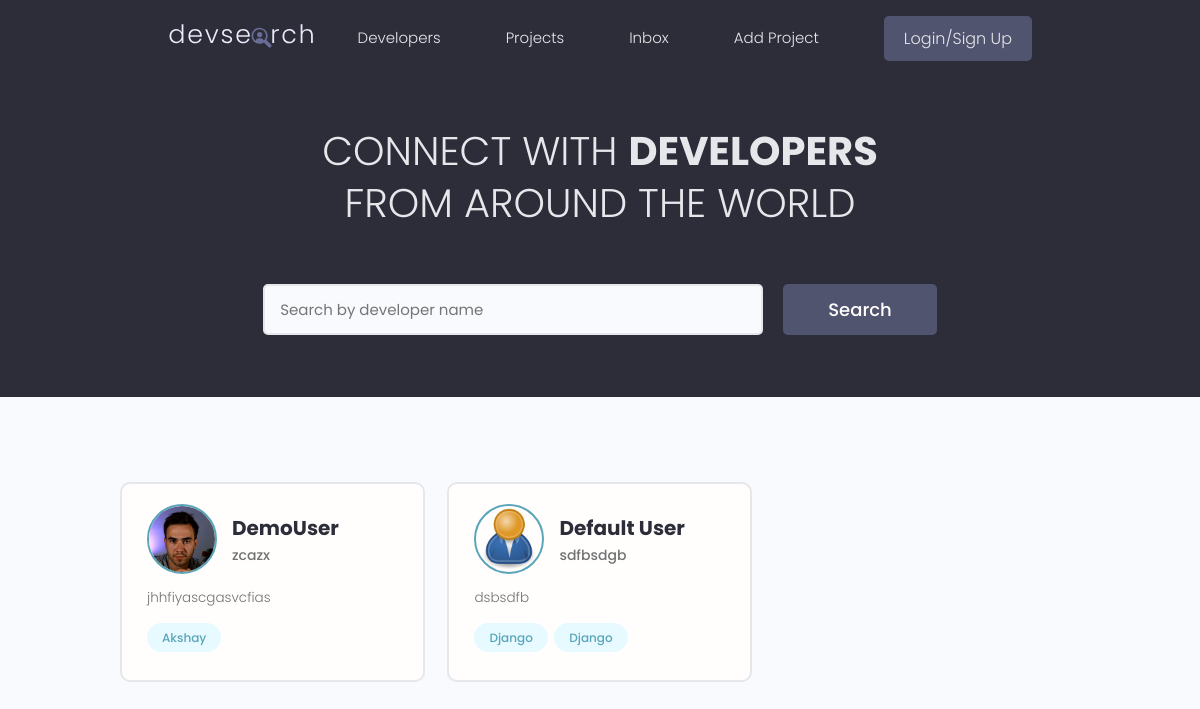
The page / on the database its author committed.
### users/models.py (models this page shows, shortened)
class Profile(models.Model):
    user = models.OneToOneField(User, on_delete=models.CASCADE, null=True, blank=True)
    name = models.CharField(max_length=200, blank=True, null=True)
    username = models.CharField(max_length=200, blank=True, null=True)
    email = models.EmailField(max_length=500, blank=True, null=True)
    short_intro = models.CharField(max_length=200, blank=True, null=True)
    bio = models.TextField(blank=True, null=True)
    profile_image = models.ImageField(null=True, blank=True, upload_to='profiles/', default="profiles/user-default.png" )
    social_github = models.CharField(max_length=200, blank=True, null=True)
    social_twitter = models.CharField(max_length=200, blank=True, null=True)
    social_linkedin = models.CharField(max_length=200, blank=True, null=True)
    social_youtube = models.CharField(max_length=200, blank=True, null=True)
    created = models.DateTimeField(auto_now_add=True)
    id = models.UUIDField(default=uuid.uuid4, unique=True, primary_key=True, editable=False)

class Skill(models.Model):
    owner = models.ForeignKey(Profile, on_delete=models.CASCADE, null=True, blank=True)
    name = models.CharField(max_length=200, blank=True, null=True)
    description = models.TextField(null=True, blank=True)
    created = models.DateTimeField(auto_now_add=True)
    id = models.UUIDField(default=uuid.uuid4, unique=True, primary_key=True, editable=False)
    def __str__(self):
        return str(self.name)

### users/views.py (the view)
# urls.py: path('', views.profiles, name="profiles"),
def profiles(request):
    profiles = Profile.objects.all()
    context = {'profiles':profiles}
    return render(request, 'users/profiles.html', context)

### users/templates/users/profiles.html (shortened to what this page needs)
{% extends 'main.html' %}
{% block content %}
<main class="home">
    <section class="hero-section text-center">
      <div class="container container--narrow">
        <div class="hero-section__box">
          <h2>CONNECT WITH <span>DEVELOPERS</span></h2>
          <h2>FROM AROUND THE WORLD</h2>
        </div>
        <div class="hero-section__search">
          <form class="form" action="#" method="get">
            <div class="form__field">
              <input class="input input--text" id="formInput#search" type="text" name="text"
                placeholder="Search by developer name" />
            </div>
            <input class="btn btn--sub btn--lg" type="submit" value="Search" />
          </form>
        </div>
      </div>
    </section>
    <section class="devlist">
      <div class="container">
        <div class="grid grid--three">
          {% for profile in profiles %}
          <div class="column card">
            <div class="dev">
              <a href="{% url 'user-profile' profile.id %}" class="card__body">
                <div class="dev__profile">
                  <img class="avatar avatar--md" src="{{ profile.profile_image.url }}" alt="image" />
                  <div class="dev__meta">
                    <h3>{{profile.name}}</h3>
                    <h5>{{profile.short_intro}}</h5>
                  </div>
                </div>
                <p class="dev__info">{{profile.bio|slice:"150"}}</p>
                <div class="dev__skills">
                {% for skill in profile.skill_set.all %}
                  <span class="tag tag--pill tag--main">
                    <small>{{skill}}</small>
                  </span>
                {% endfor %}
                </div>
              </a>
            </div>
          </div>
          {% endfor %}
        </div>
      </div>
    </section>
  </main>
{% endblock content %}

### static/styles/app.css (style rules this page uses)
:root { --color-sub: #2d2d39; }
.btn--sub { background-color: var(--color-sub-light); }
.card { border: 2px solid var(--color-light); }
img { width: 100%; }
.hero-section { height: 40vh; display: flex; align-items: center; background-color: var(--color-sub); }
.hero-section__box { margin-bottom: 4rem; }
.hero-section__box > h2, .hero-section__box > h2 > span { font-size: 4rem; color: var(--color-light); line-height: 1.3; text-transform: uppercase; }
.hero-section__box > h2 { font-weight: 300; }
.hero-section__box > h2 > span { font-weight: 700; }
.hero-section__search > .form { display: flex; align-items: center; justify-content: center; gap: 2rem; }
.hero-section__search > .form input.input--text { width: 50rem; }
.devlist { margin-top: 8rem; }
.devlist .grid { align-items: stretch; }
.devlist .dev .dev__profile { display: flex; align-items: center; gap: 1.5rem; }
.devlist .dev .dev__meta h3 { color: var(--color-sub); font-size: 2rem; font-weight: 700; }
.devlist .dev .dev__meta h5 { color: var(--color-text); font-size: 1.4rem; font-weight: 500; }
.devlist .dev .dev__info { margin: 1.5rem 0; font-size: 1.35rem; line-height: 1.4; text-align: justify; }

### static/uikit/styles/modules/_variables.css (style rules this page uses)
:root { --color-main: #5aa5b9; --color-main-light: #e6faff; --color-sub: #3f4156; --color-sub-light: #51546e; --color-sub-lighter: #ededfd; --color-text: #737373; --color-gray: #8b8b8b; --color-light: #e5e7eb; --color-light-gray: #767676; --color-bg: #f8fafd; --color-white: #fffefd; --color-white-light: #f3f3f3; --color-success: #359e64; --color-success-bg: #def8e8; --color-error: #fc4b0b; --color-error-bg: #fff2ee; --font-base: 'Poppins', arial, helvetica, 'Segoe UI', roboto, ubuntu, sans-serif; --font-monospace: 'Fira Code', 'Courier New', courier, monospace; --font-regular: 300; --font-medium: 500; --font-bold: 700; --generic-shadow: 1px 1px 5px #00000010; --generic-transition: all 0.3s ease-in-out; }

### static/uikit/styles/modules/_base.css (style rules this page uses)
* { margin: 0; padding: 0; box-sizing: border-box; text-rendering: optimizeLegibility; color: inherit; font-size: inherit; }
html { font-size: 50%; }
@media only screen and (min-width: 480px) { html { font-size: 56.25%; } }
@media only screen and (min-width: 1200px) { html { font-size: 62.5%; } }
body { line-height: 1.6; font-weight: 400; font-size: 1.5rem; color: var(--color-text); background-color: var(--color-bg); min-height: 100vh; }

### static/uikit/styles/modules/_typography.css (style rules this page uses)
* { font-family: var(--font-base); }
h2 { font-size: 3.6rem; font-weight: var(--font-bold); }
h3 { font-size: 3.2rem; font-weight: var(--font-medium); }
h5 { font-size: 2.4rem; font-weight: var(--font-medium); }
h5, h6 { font-weight: var(--font-regular); }
p, span, strong { font-size: 1.6rem; color: var(--color-text); font-weight: var(--font-regular); }
a { padding-bottom: 2px; text-decoration: none; display: inline-block; color: var(--color-main); font-weight: var(--font-medium); }

### static/uikit/styles/modules/_utilities.css (style rules this page uses)
.container { width: 92%; max-width: 165rem; margin: 0 auto; box-sizing: border-box; }
.container--narrow { width: 92%; max-width: 120rem; }
@media screen and (min-width: 1000px) { .container { width: 90%; } }
@media screen and (min-width: 1000px) { .container--narrow { width: 85%; } }
@media screen and (min-width: 1200px) { .container { width: 80%; } }
@media screen and (min-width: 1200px) { .container--narrow { width: 72%; } }
.text-center { text-align: center; }

### static/uikit/styles/modules/_avatar.css (style rules this page uses)
.avatar { border-radius: 50%; border: 2px solid var(--color-main); object-fit: cover; }
.avatar--md { height: 7rem; width: 7rem; }

### static/uikit/styles/modules/_button.css (style rules this page uses)
.btn { display: inline-block; position: relative; cursor: pointer; background-color: var(--color-light); font-weight: var(--font-medium); color: var(--color-sub); text-decoration: none; padding: 1rem 2rem; border-radius: 0.5rem; border: none; width: -webkit-fit-content; width: -moz-fit-content; width: fit-content; height: -webkit-fit-content; height: -moz-fit-content; height: fit-content; font-size: 1.6rem; outline-width: 0; outline-color: transparent; -webkit-backface-visibility: hidden; backface-visibility: hidden; transition: all 0.3s ease-in-out; }
.btn--sub { background-color: var(--color-sub); color: var(--color-white); }
.btn--lg { font-size: 1.8rem; padding: 1.2rem 4.5rem; }

### static/uikit/styles/modules/_card.css (style rules this page uses)
.card { border-radius: 1rem; background-color: var(--color-white); border: 1.5px solid var(--color-light); width: auto; height: auto; margin-top: 0.5rem; margin-bottom: 0.5rem; overflow: hidden; }
.card__body, .card__header { padding: 2rem 2.5rem; }

### rows shown on the page
Profile: profile_image (picture), name "DemoUser", short_intro "zcazx", bio "jhhfiyascgasvcfias"
Skill: name "Akshay"
Profile: profile_image (placeholder picture), name "Default User", short_intro "sdfbsdgb", bio "dsbsdfb"
Skill: name "Django"
Skill: name "Django"
